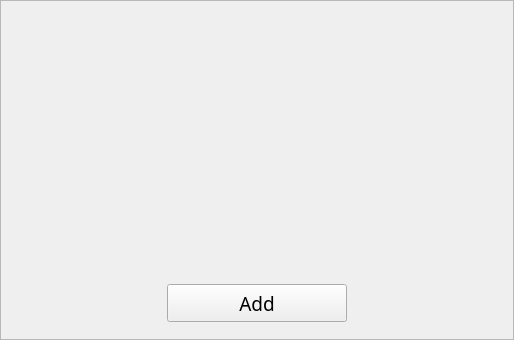
<?xml version="1.0" encoding="UTF-8"?>
<ui version="4.0">
 <class>BackgroundWiget</class>
 <widget class="QWidget" name="BackgroundWiget">
  <property name="geometry">
   <rect>
    <x>0</x>
    <y>0</y>
    <width>514</width>
    <height>340</height>
   </rect>
  </property>
  <property name="windowTitle">
   <string>Form</string>
  </property>
  <layout class="QHBoxLayout" name="horizontalLayout_3">
   <property name="spacing">
    <number>0</number>
   </property>
   <property name="leftMargin">
    <number>0</number>
   </property>
   <property name="topMargin">
    <number>0</number>
   </property>
   <property name="rightMargin">
    <number>0</number>
   </property>
   <property name="bottomMargin">
    <number>0</number>
   </property>
   <item>
    <widget class="QFrame" name="frame">
     <property name="frameShape">
      <enum>QFrame::StyledPanel</enum>
     </property>
     <property name="frameShadow">
      <enum>QFrame::Raised</enum>
     </property>
     <layout class="QVBoxLayout" name="verticalLayout">
      <item>
       <spacer name="verticalSpacer">
        <property name="orientation">
         <enum>Qt::Vertical</enum>
        </property>
        <property name="sizeHint" stdset="0">
         <size>
          <width>20</width>
          <height>0</height>
         </size>
        </property>
       </spacer>
      </item>
      <item>
       <layout class="QHBoxLayout" name="horizontalLayout_2">
        <item>
         <spacer name="horizontalSpacer_3">
          <property name="orientation">
           <enum>Qt::Horizontal</enum>
          </property>
          <property name="sizeHint" stdset="0">
           <size>
            <width>40</width>
            <height>20</height>
           </size>
          </property>
         </spacer>
        </item>
        <item>
         <widget class="QLabel" name="image">
          <property name="minimumSize">
           <size>
            <width>480</width>
            <height>260</height>
           </size>
          </property>
          <property name="maximumSize">
           <size>
            <width>480</width>
            <height>260</height>
           </size>
          </property>
          <property name="pixmap">
           <pixmap resource="res.qrc">:/res/images/img_add_equipment.png</pixmap>
          </property>
          <property name="alignment">
           <set>Qt::AlignCenter</set>
          </property>
         </widget>
        </item>
        <item>
         <spacer name="horizontalSpacer_4">
          <property name="orientation">
           <enum>Qt::Horizontal</enum>
          </property>
          <property name="sizeHint" stdset="0">
           <size>
            <width>40</width>
            <height>20</height>
           </size>
          </property>
         </spacer>
        </item>
       </layout>
      </item>
      <item>
       <layout class="QHBoxLayout" name="horizontalLayout">
        <item>
         <spacer name="horizontalSpacer">
          <property name="orientation">
           <enum>Qt::Horizontal</enum>
          </property>
          <property name="sizeHint" stdset="0">
           <size>
            <width>40</width>
            <height>20</height>
           </size>
          </property>
         </spacer>
        </item>
        <item>
         <widget class="QPushButton" name="add">
          <property name="minimumSize">
           <size>
            <width>180</width>
            <height>38</height>
           </size>
          </property>
          <property name="maximumSize">
           <size>
            <width>180</width>
            <height>38</height>
           </size>
          </property>
          <property name="font">
           <font>
            <family>Microsoft YaHei</family>
            <pointsize>14</pointsize>
           </font>
          </property>
          <property name="text">
           <string>Add</string>
          </property>
         </widget>
        </item>
        <item>
         <spacer name="horizontalSpacer_2">
          <property name="orientation">
           <enum>Qt::Horizontal</enum>
          </property>
          <property name="sizeHint" stdset="0">
           <size>
            <width>40</width>
            <height>20</height>
           </size>
          </property>
         </spacer>
        </item>
       </layout>
      </item>
      <item>
       <spacer name="verticalSpacer_2">
        <property name="orientation">
         <enum>Qt::Vertical</enum>
        </property>
        <property name="sizeHint" stdset="0">
         <size>
          <width>20</width>
          <height>0</height>
         </size>
        </property>
       </spacer>
      </item>
     </layout>
    </widget>
   </item>
  </layout>
 </widget>
 <resources>
  <include location="res.qrc"/>
 </resources>
 <connections/>
</ui>
